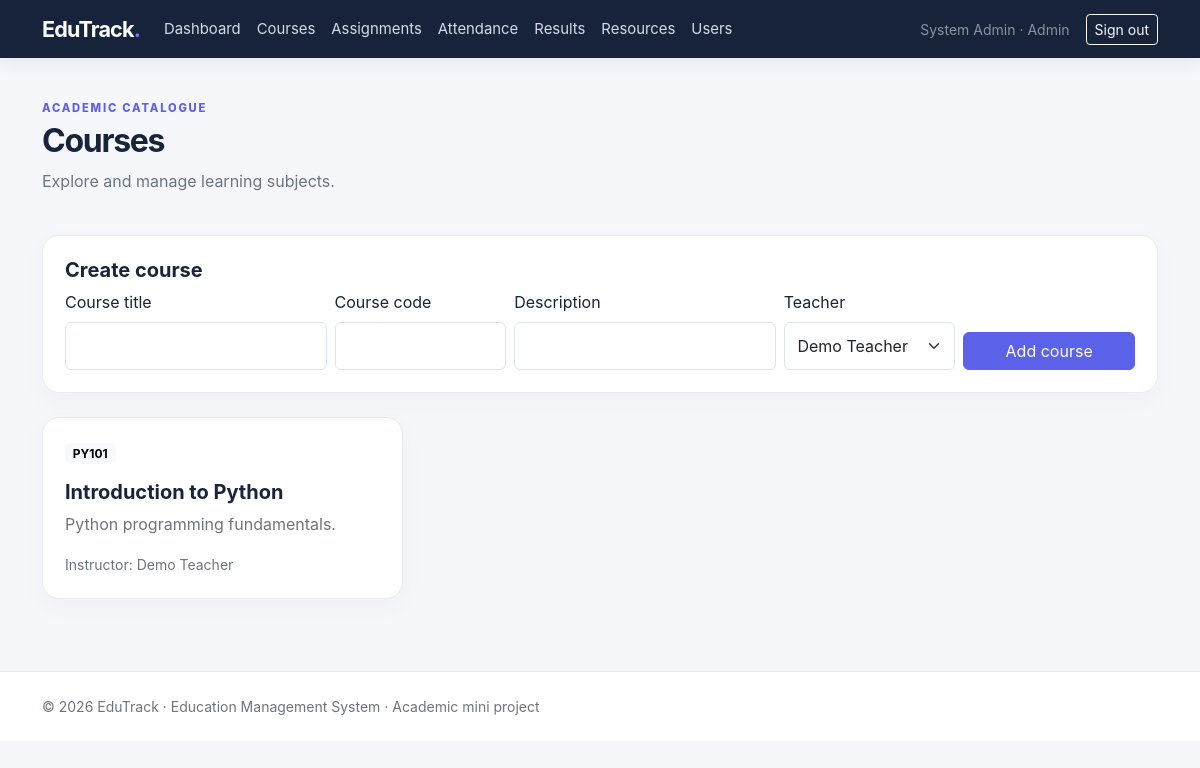
Screenshot of /courses (signed in) with the database file from the repository.
### models.py (models this page shows)
class User(UserMixin, db.Model):
    id = db.Column(db.Integer, primary_key=True)
    name = db.Column(db.String(100), nullable=False)
    email = db.Column(db.String(120), unique=True, nullable=False, index=True)
    password_hash = db.Column(db.String(255), nullable=False)
    role = db.Column(db.String(20), nullable=False, default="student")
    created_at = db.Column(db.DateTime, default=datetime.utcnow)

class Course(db.Model):
    id = db.Column(db.Integer, primary_key=True)
    title = db.Column(db.String(120), nullable=False)
    code = db.Column(db.String(20), unique=True, nullable=False)
    description = db.Column(db.Text)
    teacher_id = db.Column(db.Integer, db.ForeignKey("user.id"), nullable=False)
    teacher = db.relationship("User", backref="teaching_courses")

### app.py (the view, shortened to what this page needs)
@app.route("/courses", methods=["GET", "POST"])
@login_required
def courses():
    if current_user.role == "teacher":
        course_list = Course.query.filter_by(teacher_id=current_user.id).all()
    else:
        course_list = Course.query.order_by(Course.title).all()
    teachers = User.query.filter_by(role="teacher").order_by(User.name).all()
    return render_template("courses.html", courses=course_list, teachers=teachers)

### app.py (called while the page is built)
@login_manager.user_loader
def load_user(user_id):
    return db.session.get(User, int(user_id))

@app.context_processor
def inject_today():
    return {"today": date.today()}

### templates/courses.html
{% extends "base.html" %}{% block title %}Courses{% endblock %}{% block content %}
<div class="page-heading"><div><span class="eyebrow">ACADEMIC CATALOGUE</span><h2 class="fw-bold mt-1">Courses</h2><p class="text-secondary">Explore and manage learning subjects.</p></div></div>
{% if current_user.role in ['admin','teacher'] %}<div class="content-card mb-4"><h5 class="fw-bold">Create course</h5><form method="post" class="row g-2 align-items-end"><div class="col-md-3"><label class="form-label">Course title</label><input class="form-control" name="title" required></div><div class="col-md-2"><label class="form-label">Course code</label><input class="form-control" name="code" required></div><div class="col-md-3"><label class="form-label">Description</label><input class="form-control" name="description"></div>{% if current_user.role == 'admin' %}<div class="col-md-2"><label class="form-label">Teacher</label><select class="form-select" name="teacher_id" required>{% for t in teachers %}<option value="{{ t.id }}">{{ t.name }}</option>{% endfor %}</select></div>{% endif %}<div class="col-md-2"><button class="btn btn-accent w-100">Add course</button></div></form></div>{% endif %}
<div class="row g-3">{% for c in courses %}<div class="col-md-6 col-lg-4"><div class="feature-card h-100"><span class="badge text-bg-light">{{ c.code }}</span><h5 class="fw-bold mt-3">{{ c.title }}</h5><p class="text-secondary">{{ c.description or 'No description provided.' }}</p><small class="text-secondary">Instructor: {{ c.teacher.name }}</small></div></div>{% else %}<p class="text-secondary">No courses have been created yet.</p>{% endfor %}</div>
{% endblock %}

### templates/base.html (shortened to what this page needs)
<!doctype html>
<html lang="en">
<head>
  <link href="https://cdn.jsdelivr.net/npm/bootstrap@5.3.3/dist/css/bootstrap.min.css" rel="stylesheet">
  <link href="{{ url_for('static', filename='css/style.css') }}" rel="stylesheet">
</head>
<body>
<nav class="navbar navbar-expand-lg navbar-dark nav-main">
  <div class="container">
    <a class="navbar-brand fw-bold" href="{{ url_for('index') }}">EduTrack<span class="brand-dot">.</span></a>
    <div class="collapse navbar-collapse" id="nav">
      <ul class="navbar-nav me-auto">
      {% if current_user.is_authenticated %}
        <li class="nav-item"><a class="nav-link" href="{{ url_for('dashboard') }}">Dashboard</a></li>
        <li class="nav-item"><a class="nav-link" href="{{ url_for('courses') }}">Courses</a></li>
        <li class="nav-item"><a class="nav-link" href="{{ url_for('assignments') }}">Assignments</a></li>
        {% if current_user.role in ['teacher','admin'] %}
        <li class="nav-item"><a class="nav-link" href="{{ url_for('attendance') }}">Attendance</a></li>
        {% endif %}
        <li class="nav-item"><a class="nav-link" href="{{ url_for('results') }}">Results</a></li>
        <li class="nav-item"><a class="nav-link" href="{{ url_for('resources') }}">Resources</a></li>
        {% if current_user.role == 'admin' %}<li class="nav-item"><a class="nav-link" href="{{ url_for('users') }}">Users</a></li>{% endif %}
      {% endif %}
      </ul>
      <div class="d-flex align-items-center gap-3">
      {% if current_user.is_authenticated %}
        <span class="text-white-50 small">{{ current_user.name }} · {{ current_user.role|title }}</span>
        <a class="btn btn-sm btn-outline-light" href="{{ url_for('logout') }}">Sign out</a>
      {% else %}
        <a class="btn btn-sm btn-outline-light" href="{{ url_for('login') }}">Sign in</a>
        <a class="btn btn-sm btn-accent" href="{{ url_for('register') }}">Create account</a>
      {% endif %}
      </div>
    </div>
  </div>
</nav>
<main class="container py-4">
  {% block content %}{% endblock %}
</main>
<footer class="footer mt-5 py-4"><div class="container small text-secondary">© {{ today.year }} EduTrack · Education Management System · Academic mini project</div></footer>
</body></html>

### static/css/style.css (style rules this page uses)
:root { --ink:#18243a;--muted:#68758a;--accent:#5b61e8;--accent-dark:#464bd0;--line:#e8ebf2;--surface:#fff }
body { background:#f6f7fb;color:var(--ink);font-family:Inter,ui-sans-serif,system-ui,-apple-system,"Segoe UI",sans-serif }
.nav-main { background:#17233b;box-shadow:0 3px 18px #14213a18 }
.navbar-brand { font-size:1.35rem;letter-spacing:-.04em }
.brand-dot,.accent-text { color:#777cf5 }
.nav-link { color:#d5dbea!important;font-size:.93rem }
.btn-accent { background:var(--accent);border-color:var(--accent);color:#fff }
.eyebrow { font-size:.7rem;letter-spacing:.16em;font-weight:800;color:var(--accent) }
.feature-card,.content-card,.stat-card { background:var(--surface);border:1px solid var(--line);border-radius:17px;padding:22px;box-shadow:0 8px 26px #18243a08 }
.form-control,.form-select { border-color:#dfe3ec;padding:.68rem .8rem }
.page-heading { display:flex;justify-content:space-between;align-items:center;gap:20px;margin:12px 0 26px }
.page-heading h2 { letter-spacing:-.04em }
.footer { border-top:1px solid var(--line);background:#fff }

### rows the page displays
User: name "System Admin", role "Admin"
Course: code "PY101", title "Introduction to Python", description "Python programming fundamentals.", teacher.name "Demo Teacher"

### other values shown
form field teacher_id "Demo Teacher"
